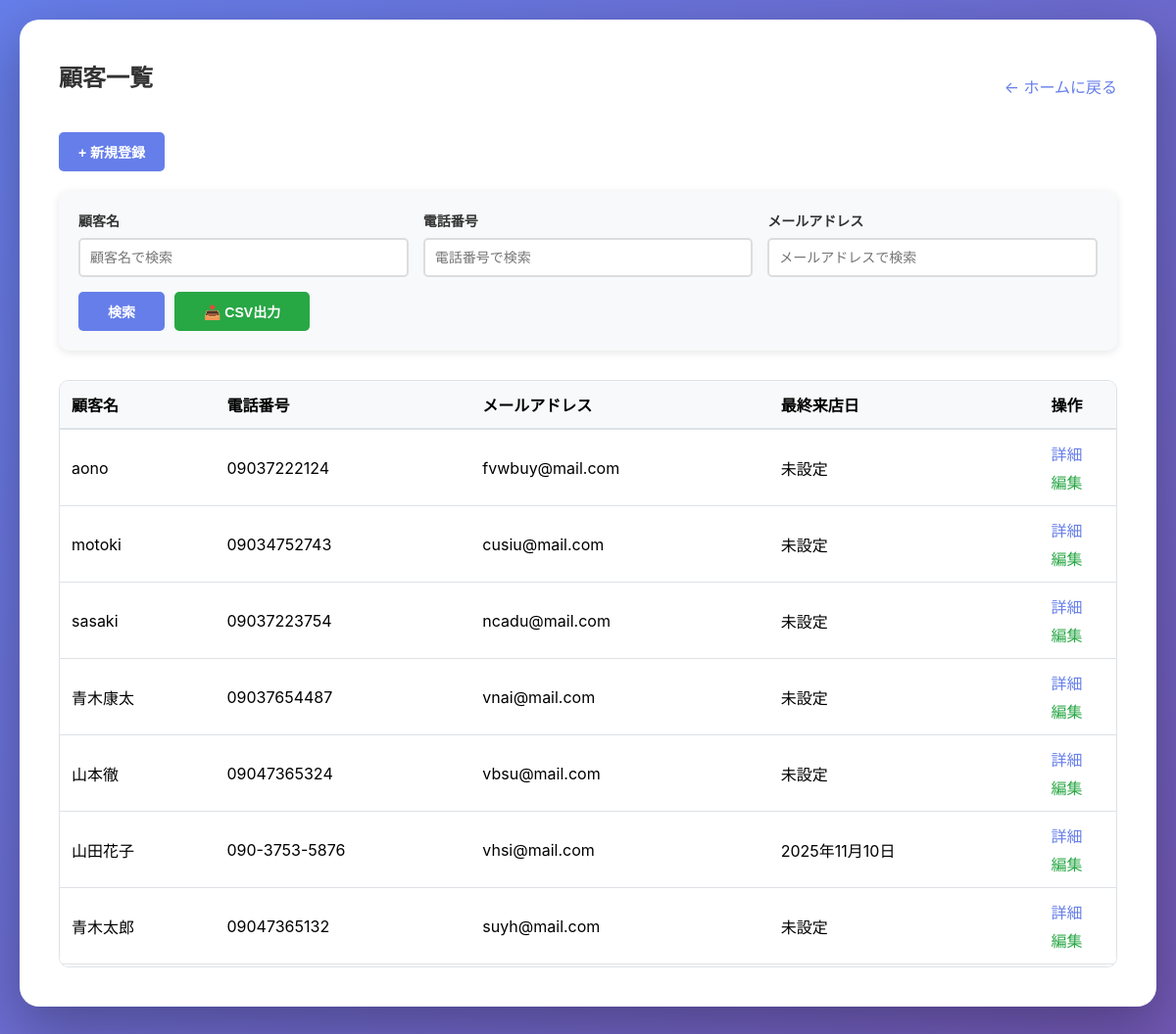
The page /customers/ (signed in) on the database its author committed.
### main/models.py (models this page shows, shortened)
class Customer(models.Model):
    phone_regex = RegexValidator(
        regex=r'^0\d{1,4}-?\d{1,4}-?\d{3,4}$',
        message="正しい電話番号形式で入力してください。（例: 090-1234-5678、03-1234-5678、0120-123-456）"
    )
    name = models.CharField(max_length=100, verbose_name="顧客名")
    phone_number = models.CharField(
        max_length=20,
        verbose_name="電話番号",
        validators=[phone_regex]
    )
    email = models.EmailField(unique=True, verbose_name="メールアドレス")  # 追加
    memo = models.TextField(blank=True, verbose_name="メモ")
    last_visit_date = models.DateField(null=True, blank=True, verbose_name="最終来店日")
    created_at = models.DateTimeField(auto_now_add=True, verbose_name="登録日時")
    updated_at = models.DateTimeField(auto_now=True, verbose_name="更新日時")
    class Meta:
        verbose_name = "顧客"
        verbose_name_plural = "顧客"

### main/views.py (the view)
# urls.py: path('customers/', views.customer_list, name='customer_list'),
@login_required
def customer_list(request):
    from django.core.paginator import Paginator
    query = request.GET.get('query', '')
    if query:
        customers = Customer.objects.filter(
            name__icontains=query
        ) | Customer.objects.filter(
            phone_number__icontains=query
        ) | Customer.objects.filter(
            email__icontains=query
        )
    else:
        customers = Customer.objects.all()
    customers = customers.order_by('-created_at')
    paginator = Paginator(customers, 10)
    page_number = request.GET.get('page', 1)
    page_obj = paginator.get_page(page_number)
    return render(request, 'main/customer_list.html', {
        'customers': page_obj,
        'query': query,
        'page_obj': page_obj,
    })

### main/templates/main/customer_list.html (shortened to what this page needs)
{% extends 'main/base.html' %}
{% block content %}
<div style="display: flex; justify-content: space-between; align-items: center; margin-bottom: 20px;">
    <h2>顧客一覧</h2>
    <a href="{% url 'admin-home' %}" style="text-decoration: none; color: #667eea;">← ホームに戻る</a>
</div>
<div style="margin-bottom: 20px;">
    <a href="{% url 'customer_add' %}" style="text-decoration: none;">
        <button style="width: auto; padding: 10px 20px;">+ 新規登録</button>
    </a>
</div>
<form method="get" style="margin-bottom: 30px; background: #f8f9fa; padding: 20px; border-radius: 10px; position: sticky; top: 0; z-index: 100; box-shadow: 0 2px 8px rgba(0,0,0,0.1);">    <div style="display: grid; grid-template-columns: 1fr 1fr 1fr; gap: 15px; margin-bottom: 15px;">
        <div>
            <label for="search_name" style="display: block; font-size: 14px; font-weight: bold; color: #333; margin-bottom: 8px;">顧客名</label>
            <input type="text" id="search_name" name="search_name"
                   value="{{ search_name }}"
                   placeholder="顧客名で検索"
                   style="width: 100%; padding: 10px; border: 2px solid #ddd; border-radius: 5px; font-size: 14px; box-sizing: border-box;">
        </div>
        <div>
            <label for="search_phone" style="display: block; font-size: 14px; font-weight: bold; color: #333; margin-bottom: 8px;">電話番号</label>
            <input type="text" id="search_phone" name="search_phone"
                   value="{{ search_phone }}"
                   placeholder="電話番号で検索"
                   style="width: 100%; padding: 10px; border: 2px solid #ddd; border-radius: 5px; font-size: 14px; box-sizing: border-box;">
        </div>
        <div>
            <label for="search_email" style="display: block; font-size: 14px; font-weight: bold; color: #333; margin-bottom: 8px;">メールアドレス</label>
            <input type="text" id="search_email" name="search_email"
                   value="{{ search_email }}"
                   placeholder="メールアドレスで検索"
                   style="width: 100%; padding: 10px; border: 2px solid #ddd; border-radius: 5px; font-size: 14px; box-sizing: border-box;">
        </div>
    </div>
    <div style="display: flex; gap: 10px;">
        <button type="submit" style="width: auto; padding: 10px 30px;">検索</button>
        <a href="{% url 'customer_list_csv' %}?query={{ query }}" style="text-decoration: none;">
            <button type="button" style="width: auto; padding: 10px 30px; background: #28a745;">📥 CSV出力</button>
        </a>
    </div>
</form>
{% if customers %}
<div style="max-height: 600px; overflow-y: auto; border: 1px solid #dee2e6; border-radius: 10px;">
    <div style="overflow-x: auto;">
        <table style="width: 100%; border-collapse: collapse; background: white;">
            <thead>
                <tr style="background: #f8f9fa; border-bottom: 2px solid #dee2e6;">
                    <th style="padding: 12px; text-align: left;">顧客名</th>
                    <th style="padding: 12px; text-align: left;">電話番号</th>
                    <th style="padding: 12px; text-align: left;">メールアドレス</th>
                    <th style="padding: 12px; text-align: left;">最終来店日</th>
                    <th style="padding: 12px; text-align: center;">操作</th>
                </tr>
            </thead>
            <tbody>
                {% for customer in customers %}
                <tr style="border-bottom: 1px solid #dee2e6;">
                    <td style="padding: 12px;">{{ customer.name }}</td>
                    <td style="padding: 12px;">{{ customer.phone_number }}</td>
                    <td style="padding: 12px;">{{ customer.email }}</td>
                    <td style="padding: 12px;">{{ customer.last_visit_date|default:"未設定" }}</td>
                    <td style="padding: 12px; text-align: center;">
                        <div style="display: flex; flex-direction: column; gap: 5px; align-items: center;">
                            <a href="{% url 'customer_detail' customer.id %}"
                                style="color: #667eea; text-decoration: none;">詳細</a>
                            <a href="{% url 'customer_edit' customer.id %}"
                                style="color: #28a745; text-decoration: none;">編集</a>
                        </div>
                    </td>
                </tr>
                {% endfor %}
            </tbody>
        </table>
    </div>
</div>
{% endif %}
{% endblock %}

### main/templates/main/base.html (style rules this page uses)
* { margin: 0; padding: 0; box-sizing: border-box; }
body { font-family: -apple-system, BlinkMacSystemFont, 'Segoe UI', Roboto, 'Helvetica Neue', Arial, sans-serif; background: linear-gradient(135deg, #667eea 0%, #764ba2 100%); min-height: 100vh; padding: 20px; }
h2 { color: #333; margin-bottom: 20px; }
label { display: block; margin-bottom: 8px; font-weight: bold; color: #333; font-size: 14px; }
input[type="text"], input[type="email"], input[type="password"], input[type="date"], input[type="time"], input[type="number"], select, textarea { width: 100%; padding: 12px; border: 2px solid #ddd; border-radius: 5px; font-size: 14px; transition: border-color 0.3s; }
button { padding: 12px 30px; background: #667eea; color: white; border: none; border-radius: 5px; font-size: 14px; font-weight: bold; cursor: pointer; transition: all 0.3s; }

### rows shown on the page
Customer: name "aono", phone_number "09037222124", email "fvwbuy@mail.com", last_visit_date "未設定"
Customer: name "motoki", phone_number "09034752743", email "cusiu@mail.com", last_visit_date "未設定"
Customer: name "sasaki", phone_number "09037223754", email "ncadu@mail.com", last_visit_date "未設定"
Customer: name "青木康太", phone_number "09037654487", email "vnai@mail.com", last_visit_date "未設定"
Customer: name "山本徹", phone_number "09047365324", email "vbsu@mail.com", last_visit_date "未設定"
Customer: name "山田花子", phone_number "090-3753-5876", email "vhsi@mail.com", last_visit_date "2025年11月10日"
Customer: name "青木太郎", phone_number "09047365132", email "suyh@mail.com", last_visit_date "未設定"
